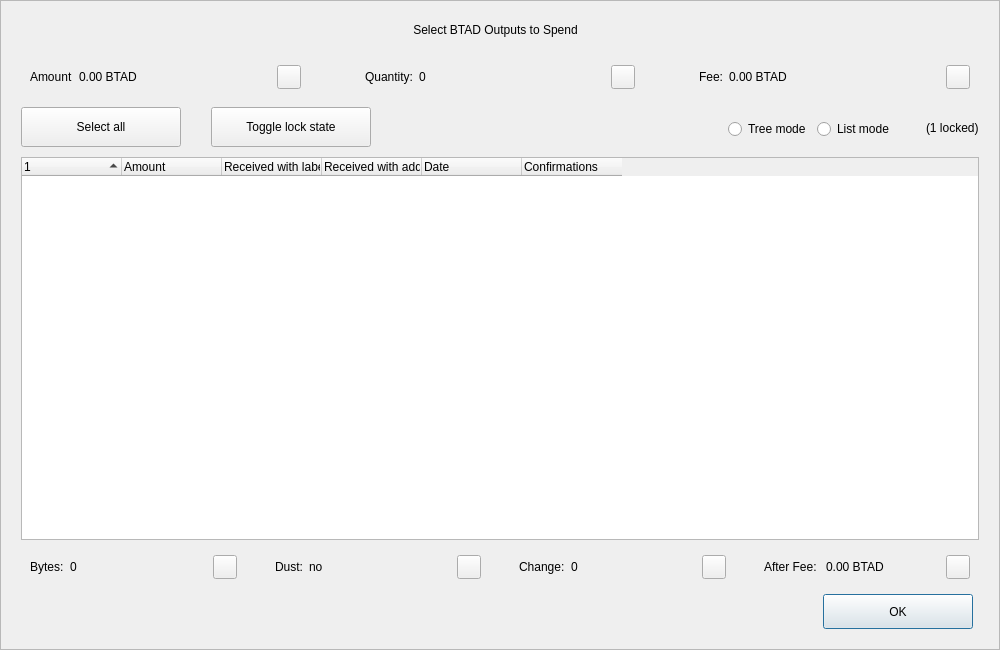
<?xml version="1.0" encoding="UTF-8"?>
<ui version="4.0">
 <class>CoinControlDialog</class>
 <widget class="QDialog" name="CoinControlDialog">
  <property name="geometry">
   <rect>
    <x>0</x>
    <y>0</y>
    <width>1000</width>
    <height>650</height>
   </rect>
  </property>
  <property name="minimumSize">
   <size>
    <width>950</width>
    <height>650</height>
   </size>
  </property>
  <property name="windowTitle">
   <string>Coin Selection</string>
  </property>
  <property name="styleSheet">
   <string notr="true"/>
  </property>
  <layout class="QVBoxLayout" name="verticalLayout">
   <property name="spacing">
    <number>0</number>
   </property>
   <property name="leftMargin">
    <number>0</number>
   </property>
   <property name="topMargin">
    <number>0</number>
   </property>
   <property name="rightMargin">
    <number>0</number>
   </property>
   <property name="bottomMargin">
    <number>0</number>
   </property>
   <item>
    <widget class="QFrame" name="frameContainer">
     <property name="toolTipDuration">
      <number>0</number>
     </property>
     <property name="frameShape">
      <enum>QFrame::StyledPanel</enum>
     </property>
     <property name="frameShadow">
      <enum>QFrame::Raised</enum>
     </property>
     <layout class="QVBoxLayout" name="verticalLayout_2">
      <property name="leftMargin">
       <number>0</number>
      </property>
      <property name="rightMargin">
       <number>0</number>
      </property>
      <property name="bottomMargin">
       <number>20</number>
      </property>
      <item>
       <layout class="QHBoxLayout" name="horizontalLayout_12">
        <property name="spacing">
         <number>0</number>
        </property>
        <property name="leftMargin">
         <number>20</number>
        </property>
        <property name="rightMargin">
         <number>30</number>
        </property>
        <item>
         <spacer name="horizontalSpacer_4">
          <property name="orientation">
           <enum>Qt::Horizontal</enum>
          </property>
          <property name="sizeHint" stdset="0">
           <size>
            <width>40</width>
            <height>20</height>
           </size>
          </property>
         </spacer>
        </item>
        <item>
         <widget class="QLabel" name="labelTitle">
          <property name="minimumSize">
           <size>
            <width>0</width>
            <height>40</height>
           </size>
          </property>
          <property name="maximumSize">
           <size>
            <width>16777215</width>
            <height>40</height>
           </size>
          </property>
          <property name="text">
           <string>Select BTAD Outputs to Spend</string>
          </property>
          <property name="alignment">
           <set>Qt::AlignCenter</set>
          </property>
          <property name="margin">
           <number>7</number>
          </property>
         </widget>
        </item>
        <item>
         <spacer name="horizontalSpacer_5">
          <property name="orientation">
           <enum>Qt::Horizontal</enum>
          </property>
          <property name="sizeHint" stdset="0">
           <size>
            <width>40</width>
            <height>20</height>
           </size>
          </property>
         </spacer>
        </item>
       </layout>
      </item>
      <item>
       <layout class="QHBoxLayout" name="horizontalLayout_8">
        <property name="leftMargin">
         <number>20</number>
        </property>
        <property name="rightMargin">
         <number>20</number>
        </property>
        <item>
         <widget class="QWidget" name="layoutAmount" native="true">
          <layout class="QHBoxLayout" name="horizontalLayout_9" stretch="0,1,0">
           <item>
            <widget class="QLabel" name="labelCoinControlAmountText">
             <property name="text">
              <string>Amount</string>
             </property>
            </widget>
           </item>
           <item>
            <widget class="QLabel" name="labelCoinControlAmount">
             <property name="text">
              <string>0.00 BTAD</string>
             </property>
            </widget>
           </item>
           <item alignment="Qt::AlignHCenter|Qt::AlignVCenter">
            <widget class="QPushButton" name="pushButtonAmount">
             <property name="minimumSize">
              <size>
               <width>0</width>
               <height>24</height>
              </size>
             </property>
             <property name="maximumSize">
              <size>
               <width>24</width>
               <height>26</height>
              </size>
             </property>
             <property name="focusPolicy">
              <enum>Qt::NoFocus</enum>
             </property>
             <property name="styleSheet">
              <string notr="true">padding-bottom:2px;
padding-right:4px;</string>
             </property>
             <property name="text">
              <string/>
             </property>
            </widget>
           </item>
          </layout>
         </widget>
        </item>
        <item>
         <spacer name="horizontalSpacer_2">
          <property name="orientation">
           <enum>Qt::Horizontal</enum>
          </property>
          <property name="sizeType">
           <enum>QSizePolicy::Fixed</enum>
          </property>
          <property name="sizeHint" stdset="0">
           <size>
            <width>40</width>
            <height>20</height>
           </size>
          </property>
         </spacer>
        </item>
        <item>
         <widget class="QWidget" name="layoutQuantity" native="true">
          <layout class="QHBoxLayout" name="horizontalLayout_10" stretch="0,1,0">
           <item>
            <widget class="QLabel" name="labelCoinControlQuantityText">
             <property name="text">
              <string>Quantity:</string>
             </property>
            </widget>
           </item>
           <item>
            <widget class="QLabel" name="labelCoinControlQuantity">
             <property name="text">
              <string>0</string>
             </property>
            </widget>
           </item>
           <item alignment="Qt::AlignHCenter|Qt::AlignVCenter">
            <widget class="QPushButton" name="pushButtonQuantity">
             <property name="minimumSize">
              <size>
               <width>0</width>
               <height>24</height>
              </size>
             </property>
             <property name="maximumSize">
              <size>
               <width>24</width>
               <height>26</height>
              </size>
             </property>
             <property name="focusPolicy">
              <enum>Qt::NoFocus</enum>
             </property>
             <property name="styleSheet">
              <string notr="true">padding-bottom:2px;
               padding-right:4px;</string>
             </property>
             <property name="text">
              <string/>
             </property>
            </widget>
           </item>
          </layout>
         </widget>
        </item>
        <item>
         <spacer name="horizontalSpacer_22">
          <property name="orientation">
           <enum>Qt::Horizontal</enum>
          </property>
          <property name="sizeType">
           <enum>QSizePolicy::Fixed</enum>
          </property>
          <property name="sizeHint" stdset="0">
           <size>
            <width>40</width>
            <height>20</height>
           </size>
          </property>
         </spacer>
        </item>
        <item>
         <widget class="QWidget" name="layoutFee" native="true">
          <layout class="QHBoxLayout" name="horizontalLayout_11" stretch="0,1,0">
           <item>
            <widget class="QLabel" name="labelCoinControlFeeText">
             <property name="text">
              <string>Fee:</string>
             </property>
            </widget>
           </item>
           <item>
            <widget class="QLabel" name="labelCoinControlFee">
             <property name="text">
              <string>0.00 BTAD</string>
             </property>
            </widget>
           </item>
           <item alignment="Qt::AlignHCenter|Qt::AlignVCenter">
            <widget class="QPushButton" name="pushButtonFee">
             <property name="minimumSize">
              <size>
               <width>0</width>
               <height>24</height>
              </size>
             </property>
             <property name="maximumSize">
              <size>
               <width>24</width>
               <height>26</height>
              </size>
             </property>
             <property name="focusPolicy">
              <enum>Qt::NoFocus</enum>
             </property>
             <property name="styleSheet">
              <string notr="true">padding-bottom:2px;
               padding-right:4px;</string>
             </property>
             <property name="text">
              <string/>
             </property>
            </widget>
           </item>
          </layout>
         </widget>
        </item>
       </layout>
      </item>
      <item>
       <widget class="QFrame" name="frame">
        <property name="minimumSize">
         <size>
          <width>0</width>
          <height>40</height>
         </size>
        </property>
        <property name="styleSheet">
         <string notr="true">#frame {
	border:0;
}</string>
        </property>
        <property name="frameShape">
         <enum>QFrame::StyledPanel</enum>
        </property>
        <property name="frameShadow">
         <enum>QFrame::Sunken</enum>
        </property>
        <layout class="QHBoxLayout" name="horizontalLayout">
         <property name="spacing">
          <number>0</number>
         </property>
         <property name="leftMargin">
          <number>20</number>
         </property>
         <property name="topMargin">
          <number>0</number>
         </property>
         <property name="rightMargin">
          <number>20</number>
         </property>
         <property name="bottomMargin">
          <number>0</number>
         </property>
         <item>
          <layout class="QHBoxLayout" name="horizontalLayoutPanel" stretch="0,0,0,0,0,0">
           <property name="spacing">
            <number>20</number>
           </property>
           <item>
            <widget class="QPushButton" name="pushButtonSelectAll">
             <property name="sizePolicy">
              <sizepolicy hsizetype="Maximum" vsizetype="Fixed">
               <horstretch>0</horstretch>
               <verstretch>0</verstretch>
              </sizepolicy>
             </property>
             <property name="minimumSize">
              <size>
               <width>160</width>
               <height>40</height>
              </size>
             </property>
             <property name="maximumSize">
              <size>
               <width>16777215</width>
               <height>40</height>
              </size>
             </property>
             <property name="text">
              <string>Select all</string>
             </property>
             <property name="checkable">
              <bool>true</bool>
             </property>
             <property name="checked">
              <bool>false</bool>
             </property>
             <property name="autoExclusive">
              <bool>false</bool>
             </property>
             <property name="autoDefault">
              <bool>false</bool>
             </property>
            </widget>
           </item>
           <item>
            <spacer name="horizontalSpacer_6">
             <property name="orientation">
              <enum>Qt::Horizontal</enum>
             </property>
             <property name="sizeType">
              <enum>QSizePolicy::Fixed</enum>
             </property>
             <property name="sizeHint" stdset="0">
              <size>
               <width>10</width>
               <height>20</height>
              </size>
             </property>
            </spacer>
           </item>
           <item>
            <widget class="QPushButton" name="pushButtonToggleLock">
             <property name="sizePolicy">
              <sizepolicy hsizetype="Maximum" vsizetype="Fixed">
               <horstretch>0</horstretch>
               <verstretch>0</verstretch>
              </sizepolicy>
             </property>
             <property name="minimumSize">
              <size>
               <width>160</width>
               <height>40</height>
              </size>
             </property>
             <property name="maximumSize">
              <size>
               <width>16777215</width>
               <height>40</height>
              </size>
             </property>
             <property name="text">
              <string>Toggle lock state</string>
             </property>
             <property name="checkable">
              <bool>true</bool>
             </property>
             <property name="autoExclusive">
              <bool>false</bool>
             </property>
             <property name="autoDefault">
              <bool>false</bool>
             </property>
            </widget>
           </item>
           <item>
            <spacer name="horizontalSpacer_7">
             <property name="orientation">
              <enum>Qt::Horizontal</enum>
             </property>
             <property name="sizeType">
              <enum>QSizePolicy::Expanding</enum>
             </property>
             <property name="sizeHint" stdset="0">
              <size>
               <width>30</width>
               <height>20</height>
              </size>
             </property>
            </spacer>
           </item>
           <item alignment="Qt::AlignRight">
            <widget class="QGroupBox" name="groupBox_2">
             <property name="styleSheet">
              <string notr="true">#groupBox_2 {
    background-color:transparent;
    border-radius:0;
}</string>
             </property>
             <property name="title">
              <string/>
             </property>
             <layout class="QHBoxLayout" name="horizontalLayout_14">
              <item>
               <widget class="QRadioButton" name="radioTreeMode">
                <property name="sizePolicy">
                 <sizepolicy hsizetype="Maximum" vsizetype="Fixed">
                  <horstretch>0</horstretch>
                  <verstretch>0</verstretch>
                 </sizepolicy>
                </property>
                <property name="text">
                 <string>Tree mode</string>
                </property>
               </widget>
              </item>
              <item>
               <widget class="QRadioButton" name="radioListMode">
                <property name="sizePolicy">
                 <sizepolicy hsizetype="Maximum" vsizetype="Fixed">
                  <horstretch>0</horstretch>
                  <verstretch>0</verstretch>
                 </sizepolicy>
                </property>
                <property name="text">
                 <string>List mode</string>
                </property>
                <property name="checked">
                 <bool>false</bool>
                </property>
               </widget>
              </item>
             </layout>
            </widget>
           </item>
           <item>
            <widget class="QLabel" name="labelLocked">
             <property name="text">
              <string>(1 locked)</string>
             </property>
            </widget>
           </item>
          </layout>
         </item>
        </layout>
       </widget>
      </item>
      <item>
       <layout class="QHBoxLayout" name="horizontalLayout_13">
        <property name="leftMargin">
         <number>20</number>
        </property>
        <property name="rightMargin">
         <number>20</number>
        </property>
        <item>
         <widget class="CoinControlTreeWidget" name="treeWidget">
          <property name="contextMenuPolicy">
           <enum>Qt::CustomContextMenu</enum>
          </property>
          <property name="styleSheet">
           <string notr="true"/>
          </property>
          <property name="sortingEnabled">
           <bool>false</bool>
          </property>
          <property name="columnCount">
           <number>6</number>
          </property>
          <attribute name="headerShowSortIndicator" stdset="0">
           <bool>true</bool>
          </attribute>
          <attribute name="headerStretchLastSection">
           <bool>false</bool>
          </attribute>
          <column>
           <property name="text">
            <string/>
           </property>
          </column>
          <column>
           <property name="text">
            <string>Amount</string>
           </property>
          </column>
          <column>
           <property name="text">
            <string>Received with label</string>
           </property>
          </column>
          <column>
           <property name="text">
            <string>Received with address</string>
           </property>
          </column>
          <column>
           <property name="text">
            <string>Date</string>
           </property>
          </column>
          <column>
           <property name="text">
            <string>Confirmations</string>
           </property>
           <property name="toolTip">
            <string>Confirmed</string>
           </property>
          </column>
         </widget>
        </item>
       </layout>
      </item>
      <item>
       <layout class="QHBoxLayout" name="horizontalLayout_3">
        <property name="spacing">
         <number>20</number>
        </property>
        <property name="leftMargin">
         <number>20</number>
        </property>
        <property name="rightMargin">
         <number>20</number>
        </property>
        <item>
         <widget class="QWidget" name="layoutBytes" native="true">
          <layout class="QHBoxLayout" name="horizontalLayout_4" stretch="0,1,0">
           <item>
            <widget class="QLabel" name="labelCoinControlBytesText">
             <property name="text">
              <string>Bytes:</string>
             </property>
            </widget>
           </item>
           <item>
            <widget class="QLabel" name="labelCoinControlBytes">
             <property name="text">
              <string>0</string>
             </property>
            </widget>
           </item>
           <item alignment="Qt::AlignHCenter|Qt::AlignVCenter">
            <widget class="QPushButton" name="pushButtonBytes">
             <property name="minimumSize">
              <size>
               <width>0</width>
               <height>24</height>
              </size>
             </property>
             <property name="maximumSize">
              <size>
               <width>24</width>
               <height>26</height>
              </size>
             </property>
             <property name="focusPolicy">
              <enum>Qt::NoFocus</enum>
             </property>
             <property name="styleSheet">
              <string notr="true">padding-bottom:2px;
               padding-right:4px;</string>
             </property>
             <property name="text">
              <string/>
             </property>
            </widget>
           </item>
          </layout>
         </widget>
        </item>
        <item>
         <widget class="QWidget" name="layoutDust" native="true">
          <layout class="QHBoxLayout" name="horizontalLayout_5" stretch="0,1,0">
           <item>
            <widget class="QLabel" name="labelCoinControlLowOutputText">
             <property name="text">
              <string>Dust:</string>
             </property>
            </widget>
           </item>
           <item>
            <widget class="QLabel" name="labelCoinControlLowOutput">
             <property name="text">
              <string>no</string>
             </property>
            </widget>
           </item>
           <item alignment="Qt::AlignHCenter|Qt::AlignVCenter">
            <widget class="QPushButton" name="pushButtonDust">
             <property name="minimumSize">
              <size>
               <width>0</width>
               <height>24</height>
              </size>
             </property>
             <property name="maximumSize">
              <size>
               <width>24</width>
               <height>26</height>
              </size>
             </property>
             <property name="focusPolicy">
              <enum>Qt::NoFocus</enum>
             </property>
             <property name="styleSheet">
              <string notr="true">padding-bottom:2px;
               padding-right:4px;</string>
             </property>
             <property name="text">
              <string/>
             </property>
            </widget>
           </item>
          </layout>
         </widget>
        </item>
        <item>
         <widget class="QWidget" name="layoutChange" native="true">
          <layout class="QHBoxLayout" name="horizontalLayout_6" stretch="0,1,0">
           <item>
            <widget class="QLabel" name="labelCoinControlChangeText">
             <property name="text">
              <string>Change:</string>
             </property>
            </widget>
           </item>
           <item>
            <widget class="QLabel" name="labelCoinControlChange">
             <property name="text">
              <string>0</string>
             </property>
            </widget>
           </item>
           <item alignment="Qt::AlignHCenter|Qt::AlignVCenter">
            <widget class="QPushButton" name="pushButtonChange">
             <property name="minimumSize">
              <size>
               <width>0</width>
               <height>24</height>
              </size>
             </property>
             <property name="maximumSize">
              <size>
               <width>24</width>
               <height>26</height>
              </size>
             </property>
             <property name="focusPolicy">
              <enum>Qt::NoFocus</enum>
             </property>
             <property name="styleSheet">
              <string notr="true">padding-bottom:2px;
               padding-right:4px;</string>
             </property>
             <property name="text">
              <string/>
             </property>
            </widget>
           </item>
          </layout>
         </widget>
        </item>
        <item>
         <widget class="QWidget" name="layoutAfter" native="true">
          <layout class="QHBoxLayout" name="horizontalLayout_7" stretch="0,1,0">
           <item>
            <widget class="QLabel" name="labelCoinControlAfterFeeText">
             <property name="text">
              <string>After Fee: </string>
             </property>
            </widget>
           </item>
           <item>
            <widget class="QLabel" name="labelCoinControlAfterFee">
             <property name="text">
              <string>0.00 BTAD</string>
             </property>
            </widget>
           </item>
           <item alignment="Qt::AlignHCenter|Qt::AlignVCenter">
            <widget class="QPushButton" name="pushButtonAlterFee">
             <property name="minimumSize">
              <size>
               <width>0</width>
               <height>24</height>
              </size>
             </property>
             <property name="maximumSize">
              <size>
               <width>24</width>
               <height>26</height>
              </size>
             </property>
             <property name="focusPolicy">
              <enum>Qt::NoFocus</enum>
             </property>
             <property name="styleSheet">
              <string notr="true">padding-bottom:2px;
               padding-right:4px;</string>
             </property>
             <property name="text">
              <string/>
             </property>
            </widget>
           </item>
          </layout>
         </widget>
        </item>
       </layout>
      </item>
      <item>
       <layout class="QHBoxLayout" name="horizontalLayout_2">
        <property name="spacing">
         <number>0</number>
        </property>
        <property name="leftMargin">
         <number>20</number>
        </property>
        <property name="rightMargin">
         <number>26</number>
        </property>
        <item>
         <spacer name="horizontalSpacer_3">
          <property name="orientation">
           <enum>Qt::Horizontal</enum>
          </property>
          <property name="sizeHint" stdset="0">
           <size>
            <width>558</width>
            <height>20</height>
           </size>
          </property>
         </spacer>
        </item>
        <item>
         <widget class="QPushButton" name="pushButtonOk">
          <property name="minimumSize">
           <size>
            <width>150</width>
            <height>35</height>
           </size>
          </property>
          <property name="text">
           <string>OK</string>
          </property>
         </widget>
        </item>
       </layout>
      </item>
     </layout>
    </widget>
   </item>
  </layout>
 </widget>
 <customwidgets>
  <customwidget>
   <class>CoinControlTreeWidget</class>
   <extends>QTreeWidget</extends>
   <header>coincontroltreewidget.h</header>
  </customwidget>
 </customwidgets>
 <resources/>
 <connections/>
</ui>
